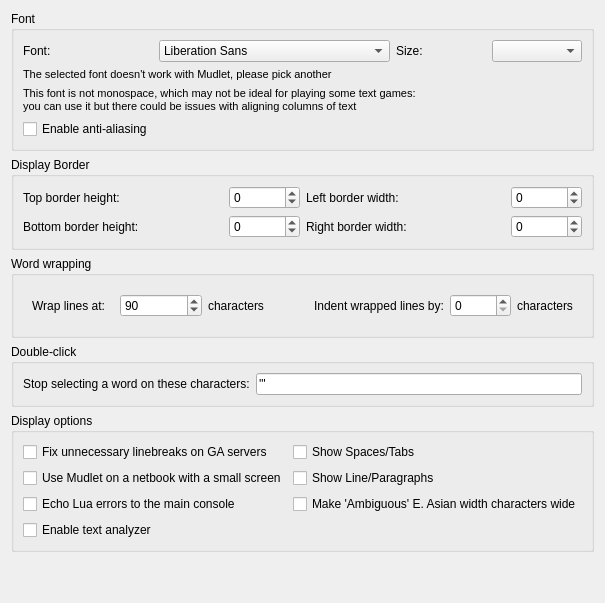
     <widget class="QWidget" name="tab_display">
      <property name="sizePolicy">
       <sizepolicy hsizetype="Expanding" vsizetype="Expanding">
        <horstretch>0</horstretch>
        <verstretch>0</verstretch>
       </sizepolicy>
      </property>
      <attribute name="title">
       <string>Main display</string>
      </attribute>
      <layout class="QVBoxLayout" name="vBoxLayout_tab_display">
       <item>
        <widget class="QGroupBox" name="groupBox_font">
         <property name="sizePolicy">
          <sizepolicy hsizetype="Expanding" vsizetype="Expanding">
           <horstretch>0</horstretch>
           <verstretch>0</verstretch>
          </sizepolicy>
         </property>
         <property name="title">
          <string>Font</string>
         </property>
         <layout class="QGridLayout" name="gridLayout">
          <item row="0" column="0">
           <widget class="QLabel" name="label_30">
            <property name="text">
             <string>Font:</string>
            </property>
           </widget>
          </item>
          <item row="0" column="1">
           <widget class="QFontComboBox" name="fontComboBox">
            <property name="sizePolicy">
             <sizepolicy hsizetype="Preferred" vsizetype="Fixed">
              <horstretch>0</horstretch>
              <verstretch>0</verstretch>
             </sizepolicy>
            </property>
            <property name="editable">
             <bool>false</bool>
            </property>
            <property name="maxVisibleItems">
             <number>20</number>
            </property>
           </widget>
          </item>
          <item row="0" column="2">
           <widget class="QLabel" name="label_35">
            <property name="text">
             <string>Size:</string>
            </property>
           </widget>
          </item>
          <item row="0" column="3">
           <widget class="QComboBox" name="fontSize"/>
          </item>
          <item row="1" column="0" colspan="2">
           <widget class="QLabel" name="label_invalidFontError">
            <property name="font">
             <font>
              <pointsize>8</pointsize>
             </font>
            </property>
            <property name="text">
             <string>The selected font doesn't work with Mudlet, please pick another</string>
            </property>
           </widget>
          </item>
          <item row="3" column="0">
           <widget class="QCheckBox" name="mNoAntiAlias">
            <property name="toolTip">
             <string>Use anti aliasing on fonts. Smoothes fonts if you have a high screen resolution and you can use larger fonts. Note that on low resolutions and small font sizes, the font gets blurry. </string>
            </property>
            <property name="text">
             <string>Enable anti-aliasing</string>
            </property>
           </widget>
          </item>
          <item row="2" column="0" colspan="4">
           <widget class="QLabel" name="label_variableWidthFontWarning">
            <property name="font">
             <font>
              <pointsize>8</pointsize>
             </font>
            </property>
            <property name="text">
             <string comment="Note that this text is split into two lines so that the message is not too wide in English, please do the same for other locales where the text is the same or longer">This font is not monospace, which may not be ideal for playing some text games:
you can use it but there could be issues with aligning columns of text</string>
            </property>
           </widget>
          </item>
         </layout>
        </widget>
       </item>
       <item>
        <widget class="QGroupBox" name="groupBox_borders">
         <property name="sizePolicy">
          <sizepolicy hsizetype="Expanding" vsizetype="Expanding">
           <horstretch>0</horstretch>
           <verstretch>0</verstretch>
          </sizepolicy>
         </property>
         <property name="title">
          <string>Display Border</string>
         </property>
         <layout class="QGridLayout" name="gridLayout_groupBox_borders">
          <item row="0" column="0">
           <widget class="QLabel" name="label_26">
            <property name="sizePolicy">
             <sizepolicy hsizetype="Expanding" vsizetype="Preferred">
              <horstretch>0</horstretch>
              <verstretch>0</verstretch>
             </sizepolicy>
            </property>
            <property name="maximumSize">
             <size>
              <width>200</width>
              <height>16777215</height>
             </size>
            </property>
            <property name="toolTip">
             <string>&lt;p&gt;Extra space to have before text on top - can be set to negative to move text up beyond the screen&lt;/p&gt;</string>
            </property>
            <property name="text">
             <string>Top border height:</string>
            </property>
           </widget>
          </item>
          <item row="0" column="1">
           <widget class="QSpinBox" name="topBorderHeight">
            <property name="sizePolicy">
             <sizepolicy hsizetype="Preferred" vsizetype="Preferred">
              <horstretch>0</horstretch>
              <verstretch>0</verstretch>
             </sizepolicy>
            </property>
            <property name="toolTip">
             <string>&lt;p&gt;Extra space to have before text on top - can be set to negative to move text up beyond the screen&lt;/p&gt;</string>
            </property>
            <property name="minimum">
             <number>-1000000</number>
            </property>
            <property name="maximum">
             <number>1000000</number>
            </property>
            <property name="value">
             <number>0</number>
            </property>
           </widget>
          </item>
          <item row="0" column="2">
           <widget class="QLabel" name="label_29">
            <property name="sizePolicy">
             <sizepolicy hsizetype="Expanding" vsizetype="Preferred">
              <horstretch>0</horstretch>
              <verstretch>0</verstretch>
             </sizepolicy>
            </property>
            <property name="maximumSize">
             <size>
              <width>200</width>
              <height>16777215</height>
             </size>
            </property>
            <property name="toolTip">
             <string>&lt;p&gt;Extra space to have before text on the left - can be set to negative to move text left beyond the screen&lt;/p&gt;</string>
            </property>
            <property name="text">
             <string>Left border width:</string>
            </property>
           </widget>
          </item>
          <item row="0" column="3">
           <widget class="QSpinBox" name="leftBorderWidth">
            <property name="sizePolicy">
             <sizepolicy hsizetype="Preferred" vsizetype="Preferred">
              <horstretch>0</horstretch>
              <verstretch>0</verstretch>
             </sizepolicy>
            </property>
            <property name="toolTip">
             <string>&lt;p&gt;Extra space to have before text on the left - can be set to negative to move text left beyond the screen&lt;/p&gt;</string>
            </property>
            <property name="minimum">
             <number>-1000000</number>
            </property>
            <property name="maximum">
             <number>1000000</number>
            </property>
            <property name="value">
             <number>0</number>
            </property>
           </widget>
          </item>
          <item row="1" column="0">
           <widget class="QLabel" name="label_27">
            <property name="sizePolicy">
             <sizepolicy hsizetype="Expanding" vsizetype="Preferred">
              <horstretch>0</horstretch>
              <verstretch>0</verstretch>
             </sizepolicy>
            </property>
            <property name="maximumSize">
             <size>
              <width>200</width>
              <height>16777215</height>
             </size>
            </property>
            <property name="toolTip">
             <string>&lt;p&gt;Extra space to have before text on the bottom - can be set to negative to allow text to go down beyond the screen&lt;/p&gt;</string>
            </property>
            <property name="text">
             <string>Bottom border height:</string>
            </property>
           </widget>
          </item>
          <item row="1" column="1">
           <widget class="QSpinBox" name="bottomBorderHeight">
            <property name="sizePolicy">
             <sizepolicy hsizetype="Preferred" vsizetype="Preferred">
              <horstretch>0</horstretch>
              <verstretch>0</verstretch>
             </sizepolicy>
            </property>
            <property name="toolTip">
             <string>&lt;p&gt;Extra space to have before text on the bottom - can be set to negative to allow text to go down beyond the screen&lt;/p&gt;</string>
            </property>
            <property name="minimum">
             <number>-1000000</number>
            </property>
            <property name="maximum">
             <number>1000000</number>
            </property>
            <property name="value">
             <number>0</number>
            </property>
           </widget>
          </item>
          <item row="1" column="2">
           <widget class="QLabel" name="label_28">
            <property name="sizePolicy">
             <sizepolicy hsizetype="Expanding" vsizetype="Preferred">
              <horstretch>0</horstretch>
              <verstretch>0</verstretch>
             </sizepolicy>
            </property>
            <property name="maximumSize">
             <size>
              <width>200</width>
              <height>16777215</height>
             </size>
            </property>
            <property name="toolTip">
             <string>&lt;p&gt;Extra space to have before text on the right - can be set to negative to move text right beyond the screen&lt;/p&gt;</string>
            </property>
            <property name="text">
             <string>Right border width:</string>
            </property>
           </widget>
          </item>
          <item row="1" column="3">
           <widget class="QSpinBox" name="rightBorderWidth">
            <property name="sizePolicy">
             <sizepolicy hsizetype="Preferred" vsizetype="Preferred">
              <horstretch>0</horstretch>
              <verstretch>0</verstretch>
             </sizepolicy>
            </property>
            <property name="toolTip">
             <string>&lt;p&gt;Extra space to have before text on the right - can be set to negative to move text right beyond the screen&lt;/p&gt;</string>
            </property>
            <property name="minimum">
             <number>-1000000</number>
            </property>
            <property name="maximum">
             <number>1000000</number>
            </property>
            <property name="value">
             <number>0</number>
            </property>
           </widget>
          </item>
         </layout>
        </widget>
       </item>
       <item>
        <widget class="QGroupBox" name="groupBox_wrapping">
         <property name="sizePolicy">
          <sizepolicy hsizetype="Expanding" vsizetype="Expanding">
           <horstretch>0</horstretch>
           <verstretch>0</verstretch>
          </sizepolicy>
         </property>
         <property name="layoutDirection">
          <enum>Qt::LeftToRight</enum>
         </property>
         <property name="title">
          <string>Word wrapping</string>
         </property>
         <layout class="QHBoxLayout" name="horizontalLayout_groupBox_wrapping">
          <item>
           <widget class="QFrame" name="frame_wrap_at">
            <property name="frameShape">
             <enum>QFrame::NoFrame</enum>
            </property>
            <layout class="QHBoxLayout" name="horizontalLayout_wrap_at">
             <item>
              <widget class="QLabel" name="label_wrap_at_spinBox">
               <property name="sizePolicy">
                <sizepolicy hsizetype="Preferred" vsizetype="Preferred">
                 <horstretch>0</horstretch>
                 <verstretch>0</verstretch>
                </sizepolicy>
               </property>
               <property name="maximumSize">
                <size>
                 <width>200</width>
                 <height>16777215</height>
                </size>
               </property>
               <property name="text">
                <string>Wrap lines at:</string>
               </property>
              </widget>
             </item>
             <item>
              <widget class="QSpinBox" name="wrap_at_spinBox">
               <property name="minimum">
                <number>1</number>
               </property>
               <property name="maximum">
                <number>999999</number>
               </property>
               <property name="value">
                <number>90</number>
               </property>
              </widget>
             </item>
             <item>
              <widget class="QLabel" name="label_23">
               <property name="text">
                <string>characters</string>
               </property>
              </widget>
             </item>
            </layout>
           </widget>
          </item>
          <item>
           <widget class="QFrame" name="frame_indent_wrapped">
            <property name="frameShape">
             <enum>QFrame::NoFrame</enum>
            </property>
            <layout class="QHBoxLayout" name="horizontalLayout_frame_indent_wrapped">
             <item>
              <widget class="QLabel" name="label_indent_wrapped_spinBox">
               <property name="sizePolicy">
                <sizepolicy hsizetype="Preferred" vsizetype="Preferred">
                 <horstretch>0</horstretch>
                 <verstretch>0</verstretch>
                </sizepolicy>
               </property>
               <property name="maximumSize">
                <size>
                 <width>200</width>
                 <height>16777215</height>
                </size>
               </property>
               <property name="text">
                <string>Indent wrapped lines by:</string>
               </property>
              </widget>
             </item>
             <item>
              <widget class="QSpinBox" name="indent_wrapped_spinBox">
               <property name="minimum">
                <number>0</number>
               </property>
               <property name="maximum">
                <number>99999</number>
               </property>
               <property name="value">
                <number>0</number>
               </property>
              </widget>
             </item>
             <item>
              <widget class="QLabel" name="label_25">
               <property name="text">
                <string>characters</string>
               </property>
              </widget>
             </item>
            </layout>
           </widget>
          </item>
         </layout>
        </widget>
       </item>
       <item>
        <widget class="QGroupBox" name="groupBox_doubleClick">
         <property name="title">
          <string>Double-click</string>
         </property>
         <layout class="QHBoxLayout" name="horizontalLayout_doubleclick_ignore">
          <item>
           <widget class="QLabel" name="doubleclick_ignore_label">
            <property name="text">
             <string>Stop selecting a word on these characters:</string>
            </property>
           </widget>
          </item>
          <item>
           <widget class="QLineEdit" name="doubleclick_ignore_lineedit">
            <property name="toolTip">
             <string>&lt;p&gt;Enter the characters you'd like double-clicking to stop selecting text on here. If you don't enter any, double-clicking on a word will only stop at a space, and will include characters like a double or a single quote. For example, double-clicking on the word &lt;span style=&quot; font-style:italic;&quot;&gt;Hello&lt;/span&gt; in the following will select &lt;span style=&quot; font-style:italic;&quot;&gt;&amp;quot;&lt;/span&gt;&lt;span style=&quot; font-style:italic;&quot;&gt;Hello!&amp;quot;&lt;/span&gt;&lt;/p&gt;&lt;p&gt;You say, &lt;span style=&quot; font-weight:600;&quot;&gt;&amp;quot;Hello!&amp;quot;&lt;/span&gt;&lt;/p&gt;&lt;p&gt;If you set the characters in the field to &lt;span style=&quot; font-weight:600;&quot;&gt;'&amp;quot;! &lt;/span&gt;which will mean it should stop selecting on ' &lt;span style=&quot; font-style:italic;&quot;&gt;or&lt;/span&gt; &amp;quot; &lt;span style=&quot; font-style:italic;&quot;&gt;or&lt;/span&gt; ! then double-clicking on &lt;span style=&quot; font-style:italic;&quot;&gt;Hello&lt;/span&gt; will just select &lt;span style=&quot; font-style:italic;&quot;&gt;Hello&lt;/span&gt;&lt;/p&gt;&lt;p&gt;You say, &amp;quot;&lt;span style=&quot; font-weight:600;&quot;&gt;Hello&lt;/span&gt;!&amp;quot;&lt;/p&gt;</string>
            </property>
            <property name="text">
             <string>'&quot;</string>
            </property>
            <property name="placeholderText">
             <string>(characters to ignore in selection, for example ' or &quot;)</string>
            </property>
           </widget>
          </item>
         </layout>
        </widget>
       </item>
       <item>
        <widget class="QGroupBox" name="groupBox_displayOptions">
         <property name="title">
          <string>Display options</string>
         </property>
         <layout class="QGridLayout" name="gridLayout_groupBox_displayOptions">
          <item row="0" column="0">
           <widget class="QCheckBox" name="checkBox_USE_IRE_DRIVER_BUGFIX">
            <property name="toolTip">
             <string>&lt;p&gt;Some games (notably all IRE MUDs) suffer from a bug where they don't properly communicate with the client on where a newline should be. Enable this to fix text from getting appended to the previous prompt line.&lt;/p&gt;</string>
            </property>
            <property name="text">
             <string>Fix unnecessary linebreaks on GA servers</string>
            </property>
           </widget>
          </item>
          <item row="0" column="1">
           <widget class="QCheckBox" name="checkBox_showSpacesAndTabs">
            <property name="toolTip">
             <string>&lt;body&gt;&lt;p&gt;When displaying Lua contents in the main text editor area of the Editor show tabs and spaces with visible marks instead of whitespace.&lt;/p&gt;</string>
            </property>
            <property name="text">
             <string>Show Spaces/Tabs</string>
            </property>
           </widget>
          </item>
          <item row="1" column="0">
           <widget class="QCheckBox" name="checkBox_USE_SMALL_SCREEN">
            <property name="toolTip">
             <string>&lt;p&gt;Select this option for better compatability if you are using a netbook, or some other computer model that has a small screen.&lt;/p&gt;</string>
            </property>
            <property name="text">
             <string>Use Mudlet on a netbook with a small screen</string>
            </property>
           </widget>
          </item>
          <item row="1" column="1">
           <widget class="QCheckBox" name="checkBox_showLineFeedsAndParagraphs">
            <property name="toolTip">
             <string>&lt;body&gt;&lt;p&gt;When displaying Lua contents in the main text editor area of the Editor show  line and paragraphs ends with visible marks as well as whitespace.&lt;/p&gt;</string>
            </property>
            <property name="text">
             <string>Show Line/Paragraphs</string>
            </property>
           </widget>
          </item>
          <item row="2" column="0">
           <widget class="QCheckBox" name="checkBox_echoLuaErrors">
            <property name="toolTip">
             <string>&lt;p&gt;Prints Lua errors to the main console in addition to the error tab in the editor.&lt;/p&gt;</string>
            </property>
            <property name="text">
             <string>Echo Lua errors to the main console</string>
            </property>
           </widget>
          </item>
          <item row="2" column="1">
           <widget class="QCheckBox" name="checkBox_useWideAmbiguousEastAsianGlyphs">
            <property name="text">
             <string>Make 'Ambiguous' E. Asian width characters wide</string>
            </property>
            <property name="tristate">
             <bool>true</bool>
            </property>
           </widget>
          </item>
          <item row="3" column="0">
           <widget class="QCheckBox" name="checkBox_enableTextAnalyzer">
            <property name="text">
             <string>Enable text analyzer</string>
            </property>
           </widget>
          </item>
         </layout>
        </widget>
       </item>
       <item>
        <spacer name="verticalSpacer_mainDisplay">
         <property name="orientation">
          <enum>Qt::Vertical</enum>
         </property>
         <property name="sizeHint" stdset="0">
          <size>
           <width>20</width>
           <height>40</height>
          </size>
         </property>
        </spacer>
       </item>
      </layout>
     </widget>
